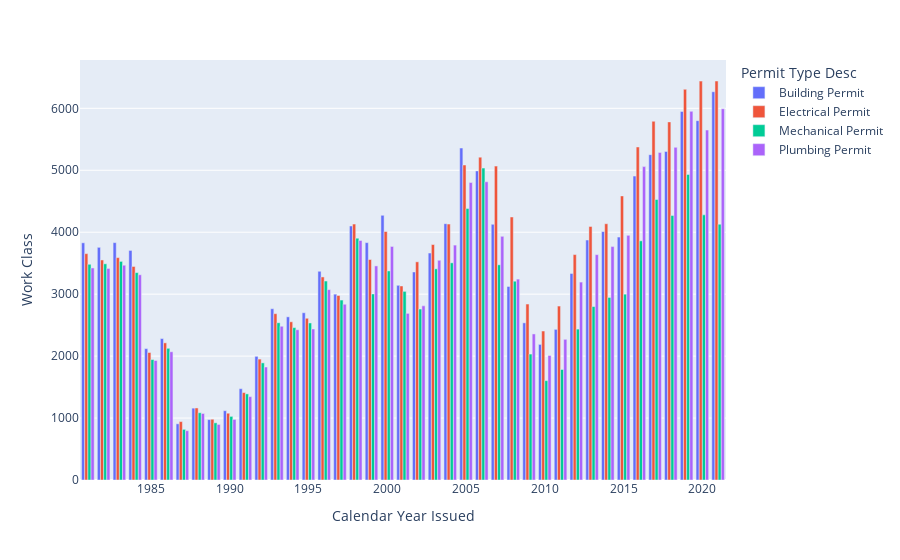

The cell this chart's notebook holds for it:
### Code cell
data=licences.groupby(['Calendar Year Issued','Permit Type Desc'])['Work Class'].count().to_frame()
data.reset_index(inplace=True)
fig = px.bar(data, x="Calendar Year Issued", y="Work Class",color="Permit Type Desc",barmode="group")
fig.show()

### Figure 1 — Plotly figure (JSON) as saved in the notebook; plotly's stock layout.template omitted (floating-point values rounded to 4 significant figures)
{"data": [{"alignmentgroup": "True", "hovertemplate": "Permit Type Desc=Building Permit<br>Calendar Year Issued=%{x}<br>Work Class=%{y}<extra></extra>", "legendgroup": "Building Permit", "marker": {"color": "#636efa"}, "name": "Building Permit", "offsetgroup": "Building Permit", "orientation": "v", "showlegend": true, "textposition": "auto", "type": "bar", "x": [1981, 1982, 1983, 1984, 1985, 1986, 1987, 1988, 1989, 1990, 1991, 1992, 1993, 1994, 1995, 1996, 1997, 1998, 1999, 2000, 2001, 2002, 2003, 2004, 2005, 2006, 2007, 2008, 2009, 2010, 2011, 2012, 2013, 2014, 2015, 2016, 2017, 2018, 2019, 2020, 2021], "xaxis": "x", "y": [3829, 3756, 3832, 3706, 2121, 2283, 907, 1160, 975, 1119, 1474, 1996, 2765, 2634, 2700, 3369, 3000, 4101, 3832, 4272, 3143, 3358, 3664, 4138, 5359, 4990, 4128, 3125, 2537, 2189, 2432, 3334, 3874, 4010, 3922, 4906, 5252, 5304, 5950, 5801, 6268], "yaxis": "y"}, {"alignmentgroup": "True", "hovertemplate": "Permit Type Desc=Electrical Permit<br>Calendar Year Issued=%{x}<br>Work Class=%{y}<extra></extra>", "legendgroup": "Electrical Permit", "marker": {"color": "#EF553B"}, "name": "Electrical Permit", "offsetgroup": "Electrical Permit", "orientation": "v", "showlegend": true, "textposition": "auto", "type": "bar", "x": [1981, 1982, 1983, 1984, 1985, 1986, 1987, 1988, 1989, 1990, 1991, 1992, 1993, 1994, 1995, 1996, 1997, 1998, 1999, 2000, 2001, 2002, 2003, 2004, 2005, 2006, 2007, 2008, 2009, 2010, 2011, 2012, 2013, 2014, 2015, 2016, 2017, 2018, 2019, 2020, 2021], "xaxis": "x", "y": [3654, 3552, 3590, 3447, 2058, 2214, 943, 1163, 981, 1078, 1411, 1952, 2685, 2554, 2611, 3278, 2978, 4132, 3559, 4011, 3132, 3522, 3801, 4132, 5085, 5212, 5067, 4246, 2840, 2405, 2808, 3639, 4093, 4137, 4586, 5376, 5791, 5781, 6307, 6439, 6441], "yaxis": "y"}, {"alignmentgroup": "True", "hovertemplate": "Permit Type Desc=Mechanical Permit<br>Calendar Year Issued=%{x}<br>Work Class=%{y}<extra></extra>", "legendgroup": "Mechanical Permit", "marker": {"color": "#00cc96"}, "name": "Mechanical Permit", "offsetgroup": "Mechanical Permit", "orientation": "v", "showlegend": true, "textposition": "auto", "type": "bar", "x": [1981, 1982, 1983, 1984, 1985, 1986, 1987, 1988, 1989, 1990, 1991, 1992, 1993, 1994, 1995, 1996, 1997, 1998, 1999, 2000, 2001, 2002, 2003, 2004, 2005, 2006, 2007, 2008, 2009, 2010, 2011, 2012, 2013, 2014, 2015, 2016, 2017, 2018, 2019, 2020, 2021], "xaxis": "x", "y": [3482, 3490, 3529, 3348, 1944, 2126, 818, 1086, 923, 1027, 1390, 1891, 2539, 2460, 2535, 3212, 2904, 3903, 3003, 3375, 3045, 2760, 3409, 3506, 4382, 5035, 3474, 3209, 2033, 1604, 1784, 2436, 2800, 2947, 3000, 3861, 4528, 4269, 4933, 4280, 4129], "yaxis": "y"}, {"alignmentgroup": "True", "hovertemplate": "Permit Type Desc=Plumbing Permit<br>Calendar Year Issued=%{x}<br>Work Class=%{y}<extra></extra>", "legendgroup": "Plumbing Permit", "marker": {"color": "#ab63fa"}, "name": "Plumbing Permit", "offsetgroup": "Plumbing Permit", "orientation": "v", "showlegend": true, "textposition": "auto", "type": "bar", "x": [1981, 1982, 1983, 1984, 1985, 1986, 1987, 1988, 1989, 1990, 1991, 1992, 1993, 1994, 1995, 1996, 1997, 1998, 1999, 2000, 2001, 2002, 2003, 2004, 2005, 2006, 2007, 2008, 2009, 2010, 2011, 2012, 2013, 2014, 2015, 2016, 2017, 2018, 2019, 2020, 2021], "xaxis": "x", "y": [3423, 3415, 3467, 3313, 1929, 2070, 796, 1074, 897, 978, 1346, 1824, 2482, 2425, 2438, 3073, 2837, 3867, 3456, 3770, 2690, 2811, 3547, 3792, 4802, 4814, 3934, 3243, 2358, 2010, 2271, 3195, 3638, 3768, 3950, 5059, 5288, 5370, 5951, 5649, 5993], "yaxis": "y"}], "layout": {"barmode": "group", "legend": {"title": {"text": "Permit Type Desc"}, "tracegroupgap": 0}, "margin": {"t": 60}, "xaxis": {"anchor": "y", "domain": [0, 1], "title": {"text": "Calendar Year Issued"}}, "yaxis": {"anchor": "x", "domain": [0, 1], "title": {"text": "Work Class"}}}}
